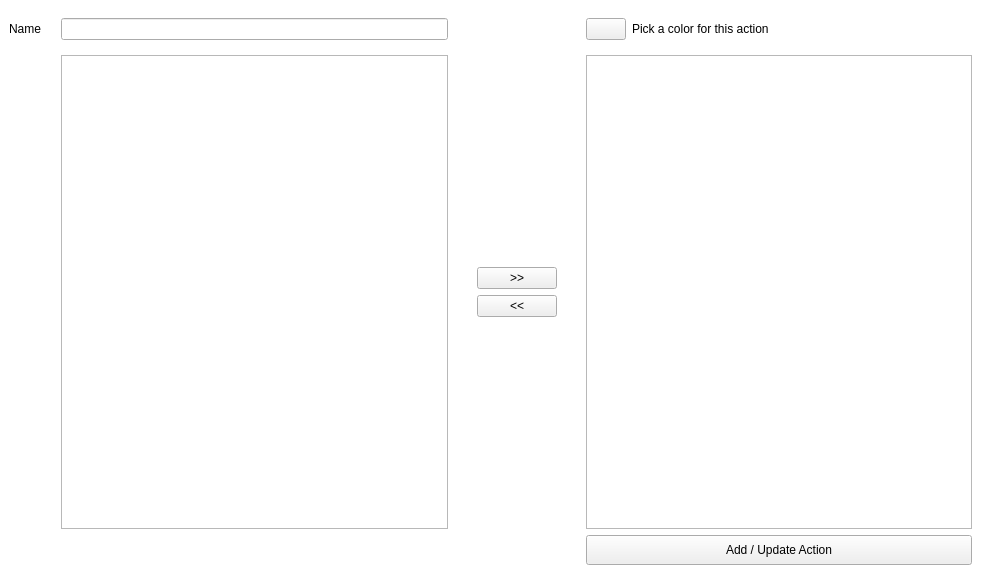
<?xml version="1.0" encoding="UTF-8"?>
<ui version="4.0">
 <class>windowAddAction</class>
 <widget class="QMainWindow" name="windowAddAction">
  <property name="geometry">
   <rect>
    <x>0</x>
    <y>0</y>
    <width>981</width>
    <height>574</height>
   </rect>
  </property>
  <property name="sizePolicy">
   <sizepolicy hsizetype="Fixed" vsizetype="Fixed">
    <horstretch>0</horstretch>
    <verstretch>0</verstretch>
   </sizepolicy>
  </property>
  <property name="palette">
   <palette>
    <active>
     <colorrole role="Base">
      <brush brushstyle="SolidPattern">
       <color alpha="255">
        <red>255</red>
        <green>255</green>
        <blue>255</blue>
       </color>
      </brush>
     </colorrole>
     <colorrole role="Window">
      <brush brushstyle="SolidPattern">
       <color alpha="255">
        <red>255</red>
        <green>255</green>
        <blue>255</blue>
       </color>
      </brush>
     </colorrole>
    </active>
    <inactive>
     <colorrole role="Base">
      <brush brushstyle="SolidPattern">
       <color alpha="255">
        <red>255</red>
        <green>255</green>
        <blue>255</blue>
       </color>
      </brush>
     </colorrole>
     <colorrole role="Window">
      <brush brushstyle="SolidPattern">
       <color alpha="255">
        <red>255</red>
        <green>255</green>
        <blue>255</blue>
       </color>
      </brush>
     </colorrole>
    </inactive>
    <disabled>
     <colorrole role="Base">
      <brush brushstyle="SolidPattern">
       <color alpha="255">
        <red>255</red>
        <green>255</green>
        <blue>255</blue>
       </color>
      </brush>
     </colorrole>
     <colorrole role="Window">
      <brush brushstyle="SolidPattern">
       <color alpha="255">
        <red>255</red>
        <green>255</green>
        <blue>255</blue>
       </color>
      </brush>
     </colorrole>
    </disabled>
   </palette>
  </property>
  <property name="font">
   <font>
    <pointsize>12</pointsize>
   </font>
  </property>
  <property name="windowTitle">
   <string>Add or update a variable</string>
  </property>
  <property name="windowIcon">
   <iconset resource="../images/images.qrc">
    <normaloff>:/logo2.ico</normaloff>:/logo2.ico</iconset>
  </property>
  <property name="autoFillBackground">
   <bool>true</bool>
  </property>
  <property name="styleSheet">
   <string notr="true">QGroupBox { 
     border: 0; 
 }</string>
  </property>
  <widget class="QWidget" name="centralwidget">
   <layout class="QGridLayout" name="gridLayout">
    <property name="horizontalSpacing">
     <number>20</number>
    </property>
    <item row="2" column="1">
     <widget class="QListWidget" name="lvNewActionAllScripts">
      <property name="font">
       <font>
        <pointsize>9</pointsize>
       </font>
      </property>
     </widget>
    </item>
    <item row="2" column="3">
     <widget class="QListWidget" name="lvNewActionSelectedScripts">
      <property name="font">
       <font>
        <pointsize>9</pointsize>
       </font>
      </property>
     </widget>
    </item>
    <item row="0" column="0">
     <widget class="QLabel" name="labNewActionName">
      <property name="font">
       <font>
        <pointsize>9</pointsize>
       </font>
      </property>
      <property name="text">
       <string>Name</string>
      </property>
     </widget>
    </item>
    <item row="0" column="1">
     <widget class="QLineEdit" name="txtNewActionName">
      <property name="font">
       <font>
        <pointsize>9</pointsize>
       </font>
      </property>
     </widget>
    </item>
    <item row="2" column="2">
     <widget class="QGroupBox" name="groupBox">
      <property name="styleSheet">
       <string notr="true"/>
      </property>
      <property name="title">
       <string/>
      </property>
      <layout class="QVBoxLayout" name="verticalLayout">
       <item>
        <spacer name="verticalSpacer_2">
         <property name="orientation">
          <enum>Qt::Vertical</enum>
         </property>
         <property name="sizeHint" stdset="0">
          <size>
           <width>20</width>
           <height>40</height>
          </size>
         </property>
        </spacer>
       </item>
       <item>
        <widget class="QPushButton" name="btnNewActionPickScript">
         <property name="font">
          <font>
           <pointsize>9</pointsize>
          </font>
         </property>
         <property name="text">
          <string>&gt;&gt;</string>
         </property>
        </widget>
       </item>
       <item>
        <widget class="QPushButton" name="btnNewActionDropScript">
         <property name="font">
          <font>
           <pointsize>9</pointsize>
          </font>
         </property>
         <property name="text">
          <string>&lt;&lt;</string>
         </property>
        </widget>
       </item>
       <item>
        <spacer name="verticalSpacer">
         <property name="orientation">
          <enum>Qt::Vertical</enum>
         </property>
         <property name="sizeHint" stdset="0">
          <size>
           <width>20</width>
           <height>40</height>
          </size>
         </property>
        </spacer>
       </item>
      </layout>
     </widget>
    </item>
    <item row="3" column="3">
     <widget class="QPushButton" name="btnNewActionSave">
      <property name="minimumSize">
       <size>
        <width>0</width>
        <height>30</height>
       </size>
      </property>
      <property name="maximumSize">
       <size>
        <width>16777215</width>
        <height>30</height>
       </size>
      </property>
      <property name="font">
       <font>
        <pointsize>9</pointsize>
       </font>
      </property>
      <property name="text">
       <string>Add / Update Action</string>
      </property>
     </widget>
    </item>
    <item row="0" column="3">
     <widget class="QGroupBox" name="groupBox_2">
      <property name="title">
       <string/>
      </property>
      <layout class="QHBoxLayout" name="horizontalLayout">
       <property name="leftMargin">
        <number>0</number>
       </property>
       <item>
        <widget class="QPushButton" name="btnNewActionColor">
         <property name="sizePolicy">
          <sizepolicy hsizetype="Fixed" vsizetype="Fixed">
           <horstretch>0</horstretch>
           <verstretch>0</verstretch>
          </sizepolicy>
         </property>
         <property name="text">
          <string/>
         </property>
        </widget>
       </item>
       <item>
        <widget class="QLabel" name="labNewActionColor">
         <property name="text">
          <string>Pick a color for this action</string>
         </property>
        </widget>
       </item>
      </layout>
     </widget>
    </item>
   </layout>
  </widget>
  <action name="actionLoad_interface">
   <property name="text">
    <string>Load interface</string>
   </property>
  </action>
  <action name="actionSave_interface">
   <property name="text">
    <string>Save interface</string>
   </property>
  </action>
 </widget>
 <tabstops>
  <tabstop>txtNewActionName</tabstop>
 </tabstops>
 <resources>
  <include location="../images/images.qrc"/>
 </resources>
 <connections/>
</ui>
